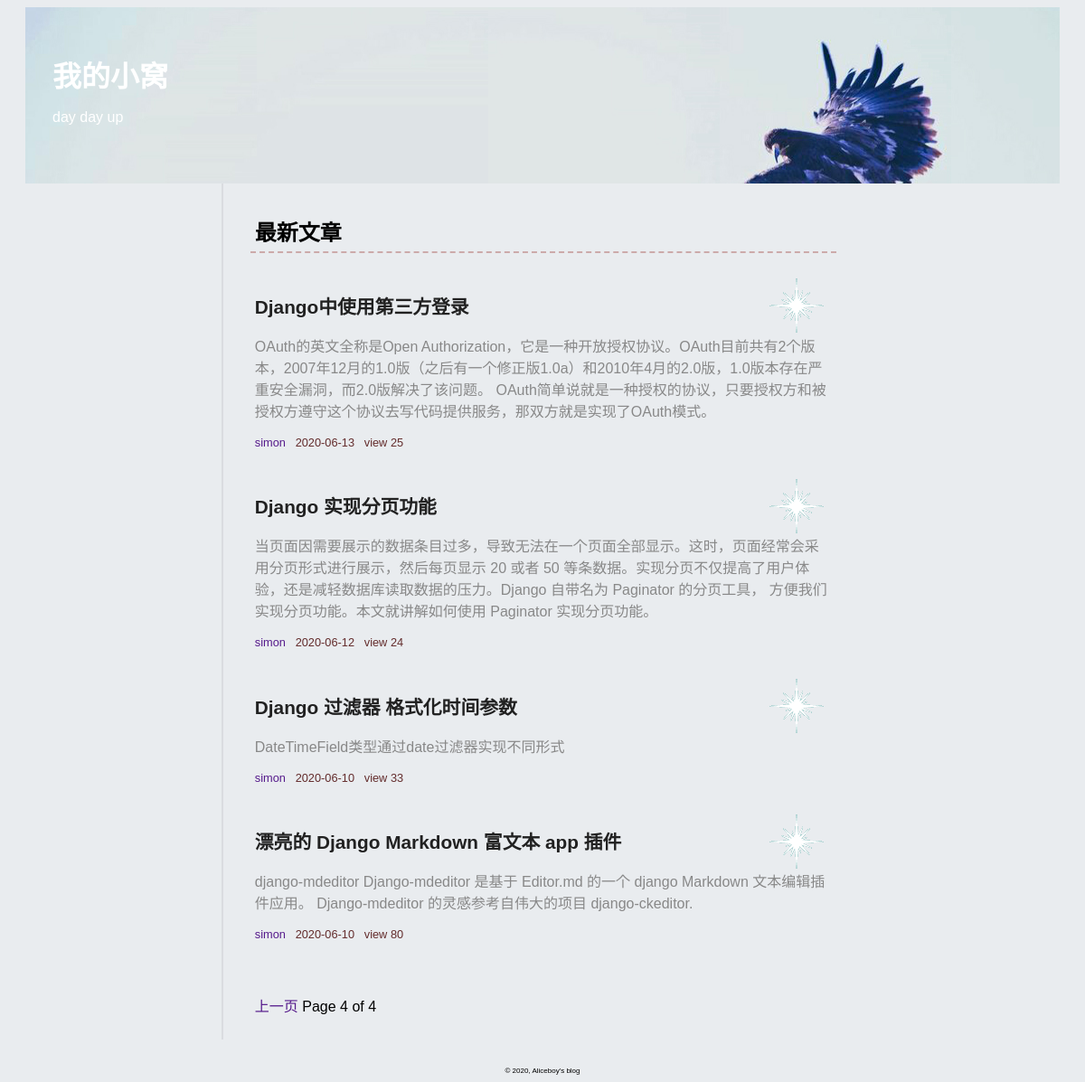
The app's page /blog/?page=4 with its own data.
### blog/models.py (models this page shows, shortened)
class Article(models.Model):
	title = models.CharField("文章标题",max_length=30)
	category = models.ForeignKey(Category,on_delete=models.CASCADE)
	content = MDTextField("文章内容")
	djgest = models.TextField("文章概要")
	author = models.ForeignKey(Author,on_delete=models.CASCADE)
	comment_num = models.BigIntegerField(default=0)
	view = models.BigIntegerField(default=0)
	created_time = models.DateTimeField("创建时间",auto_now_add=True)
	last_mod_time = models.DateTimeField("修改时间",auto_now=True)
	tag = models.ManyToManyField(Tag,blank=True)
	class Meta:
		ordering = ('-created_time',)

class Author(models.Model):
	name = models.CharField("作者姓名",max_length=20)
	avatar = models.ImageField(upload_to='avatar/%Y%m%d',blank=True)
	def __str__(self):
		return self.name

### blog/views.py (the view)
# urls.py: path('',views.index,name='index'),
def index(request):
	article_list = Article.objects.all()
	paginator = Paginator(article_list,5)
	if request.method == "GET":
		page = request.GET.get('page')
		try:
			books = paginator.page(page)
		except PageNotAnInteger:
			books = paginator.page(1)
		except InvalidPage:
			return HttpResponse("找不到页面")
		except EmptyPage:
			books = paginator.page(paginator.num_pages)
	context = {'article_list': books}
	return render(request,"blog/index.html",context)

### blog/templates/blog/index.html (shortened to what this page needs)
{% extends 'blog/base.html' %}
{% block content %}
<div id='body_main'>
	<h3>最新文章</h3>
	{% for article in article_list %}
	<div class="index_blog">
		<a href="{% url 'blog:detail' pk=article.pk %}">
			<h2>{{ article.title }}</h2>
			<p>{{ article.djgest }}</p>
		</a>
		<div class="time_and">
			<a href="#">{{ article.author }}</a>
			{{ article.last_mod_time|date:'Y-m-d' }}
			&nbsp;
			view&nbsp;{{ article.view }}
		</div>
	</div>
	{% endfor %}
	<br>
	<p id='page'>
		{% if article_list.has_previous %}
			<a href="?page={{ article_list.previous_page_number }}">上一页</a>
		{% endif %}
		Page {{ article_list.number }} of {{ article_list.paginator.num_pages }}
	</p>
</div>
{% endblock %}

### blog/static/css/base.css (style rules this page uses)
body { background-color: #e9ecef; font-family: Verdana, Geneva, Arial, sans-serif; font-size: medium; }
h1,h2 { font-family: "Emblema One", sans-serif; color: #212121; }
div#body_main { margin-left: 20%; margin-right: 20%; border-left: 2px solid #dadce0; padding: 10px 10px 10px 10px; }
h2,.article_body h2 { font-size: 1.3em; }
a { text-decoration: none; color: #551A8B; }
.time_and { font-size: 0.8em; color: #632c2c; }
div#body_main>h3 { padding: 5px; margin:20px; border-bottom:2px dashed #CAA; font-size: 1.5em; }
div.index_blog p { color:#888888; }
div.index_blog { padding: 5px; margin: 20px; background-image: url(../images/background.gif); background-repeat: no-repeat; background-position: top right; }
#page { margin-left: 20px; padding-left: 5px; }

### records on screen
Article: title "Django中使用第三方登录", djgest "OAuth的英文全称是Open Authorization，它是一种开放授权协议。OAuth目前共有2个版本，2007年12月的1.0版（之后有一个修正版1.0a）和2010年4月的2.0版，1.0版本存在严重安全漏洞，而2.0版解决了该问题。 OAuth简单说就是一种授权的协议，只要授权方和被授权方遵守这个协议去写代码提供服务，那双方就是实现了OAuth模式。", author "simon", last_mod_time "2020-06-13", view "25"
Article: title "Django 实现分页功能", djgest "当页面因需要展示的数据条目过多，导致无法在一个页面全部显示。这时，页面经常会采用分页形式进行展示，然后每页显示 20 或者 50 等条数据。实现分页不仅提高了用户体验，还是减轻数据库读取数据的压力。Django 自带名为 Paginator 的分页工具， 方便我们实现分页功能。本文就讲解如何使用 Paginator 实现分页功能。", author "simon", last_mod_time "2020-06-12", view "24"
Article: title "Django 过滤器 格式化时间参数", djgest "DateTimeField类型通过date过滤器实现不同形式", author "simon", last_mod_time "2020-06-10", view "33"
Article: title "漂亮的 Django Markdown 富文本 app 插件", djgest "django-mdeditor Django-mdeditor 是基于 Editor.md 的一个 django Markdown 文本编辑插件应用。 Django-mdeditor 的灵感参考自伟大的项目 django-ckeditor.", author "simon", last_mod_time "2020-06-10", view "80"

### other values on screen
{{ article_list.number }} "4"
{{ article_list.paginator.num_pages }} "4"
